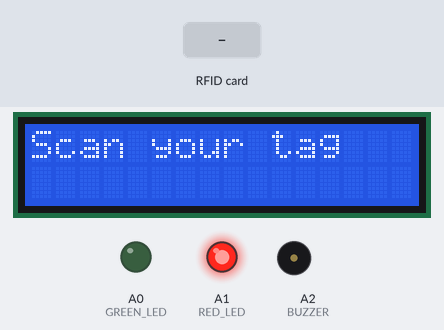
The sketch below on a simulated Arduino Uno, built with avr-gcc and run on an emulated ATmega328P. Shown: 16×2 character LCD, output pins drawn as LEDs (lit = HIGH), buzzer (waves = sounding, pin HIGH). The test bench sets the inputs (shaded band). Pins used as bus, display or sensor lines are not drawn; what the sketch prints to the serial monitor is not drawn.

Above: at 1.3 s.
1.4 s: RFID card 5E 7A 19 C4 held to the reader
At 3.9 s:
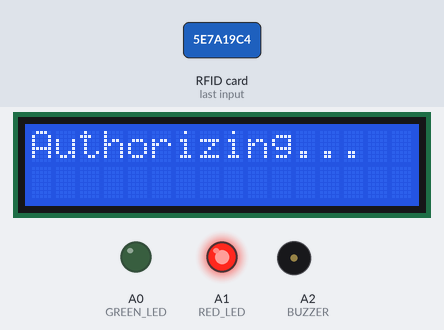
At 8.0 s:
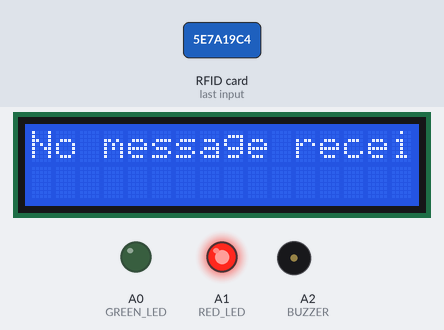
Timing chart, 0 to 9.5 s (numbered marks = the images above; inputs shaded):
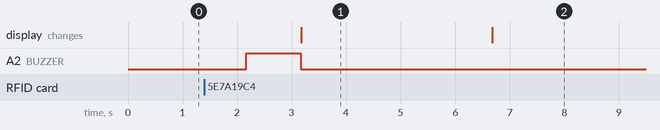

Measured:
- after the input at 1.4 s, A2 (BUZZER): LOW → HIGH after 0.77 s, → LOW 1.0 s later; the display: changes after 1.8 s (image 1)
- what the display in image 1 shows lasts 3.5 s, from 3.2 s to 6.7 s

The sketch:

arduinoCode.ino
```cpp
#include <LiquidCrystal.h>
#include <SPI.h>
#include <MFRC522.h>

//LED
int ON = 1;
int OFF = 0;
#define RED_LED A1
#define GREEN_LED A0
//RFID
#define SS_PIN 10
#define RST_PIN 9
//buzzer
#define BUZZER A2

//LCD 1602 instance
LiquidCrystal lcd(2, 3, 4, 5, 6, 7);
//RFID RC522 instance
MFRC522 mfrc522(SS_PIN, RST_PIN);

String const NO_MESSAGE_RECEIVED = "No message received from server";


void setup() {
  //LED
  pinMode(RED_LED, OUTPUT);
  pinMode(GREEN_LED, OUTPUT);
  //buzzer
  pinMode(BUZZER, OUTPUT);


  Serial.begin(9600);
  lcd.begin(16, 2);

  initialState();

  SPI.begin();
  mfrc522.PCD_Init();


}

void loop() {

  if(tagDetected()){
    beeperOn(1000);
    lcdScreenInfo("Authorizing...");
    delay(1000);
    sendDataToServer();
    String screenText = receiveStringFromServer();
    finalTask(screenText);
    delay(5000);

    initialState(); //powrót do stanu pierwotnego

  }
  delay(1000);
}

void initialState(){
  lcdScreenInfo("Scan your tag");
  ledsState(RED_LED,ON);
  ledsState(GREEN_LED,OFF);
}

 boolean tagDetected(){
    return mfrc522.PICC_IsNewCardPresent() && mfrc522.PICC_ReadCardSerial();
}


  void finalTask(String message){
    if(message != "Unauthorized" && message != NO_MESSAGE_RECEIVED){
      ledsState(RED_LED,OFF);
      ledsState(GREEN_LED,ON);
    }
    lcdScreenInfo(message);
  }

  void ledsState(int ledName, int state){
    if(state == OFF){
        digitalWrite(ledName, LOW);
    } else{
        digitalWrite(ledName, HIGH);
    }

  }

  void lcdScreenInfo(String message){
    lcd.clear();
    lcd.setCursor(0, 0);
    lcd.print(message);
  }

  void beeperOn(int beepLength_ms){
    digitalWrite(BUZZER, HIGH);
    delay(beepLength_ms);
    digitalWrite(BUZZER, LOW);

  }

  void sendDataToServer(){
        for (byte i = 0; i < mfrc522.uid.size; i++) {
          Serial.print(mfrc522.uid.uidByte[i], HEX);
        }
        delay(500); // Delay to avoid continuous reading
      }


  String receiveStringFromServer(){
    delay(2000); // time required to retrieve data from server if exist
    if(Serial.available() > 0){
        return Serial.readStringUntil('\n');
    }
    return NO_MESSAGE_RECEIVED;

  }
```
